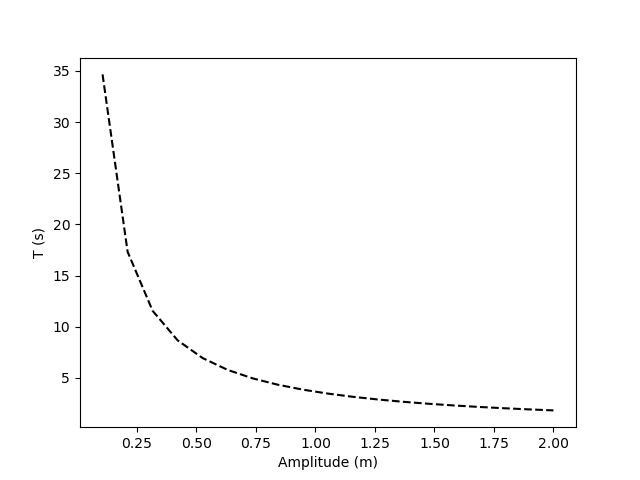

Reproduce this figure in Python.
import numpy as np
import matplotlib.pyplot as plt
from gaussxw import gaussxw

def NonHarmonic():
	#prefactor of the integral
	A = np.sqrt(8)

	N = 20
	x_i = 0.0
	x_f = 0.0
	xp = 0.0
	wp = 0.0

	#Weights and Points of Gaussian Quadrature
	x, w = gaussxw(N)

	#Scaled Range of x-Points and Weights


	#Range of Amplitude:
	Amp = np.linspace(0, 2, 20)

	#Period Integral Points Array
	T_p = []

	#Period Integral for Each Point
	T_k = 0

	for i in range(N):
		x_f = Amp[i]
		T_k = 0
		for k in range(N):
			xp = 0.5*(x_f-x_i)*x + 0.5*(x_f-x_i)
			wp = 0.5*(x_f-x_i)*w
			T_k += wp[k]*A*f(Amp[i], xp[k])
		T_p.append(T_k)


	plt.plot(Amp, T_p, "k--")
	plt.xlabel("Amplitude (m)")
	plt.ylabel("T (s)")
	plt.savefig("Ex5-10.png")
	
def f(A, X):
	return 1/np.sqrt(A**4 - X**4)

if __name__ == "__main__":
	NonHarmonic()